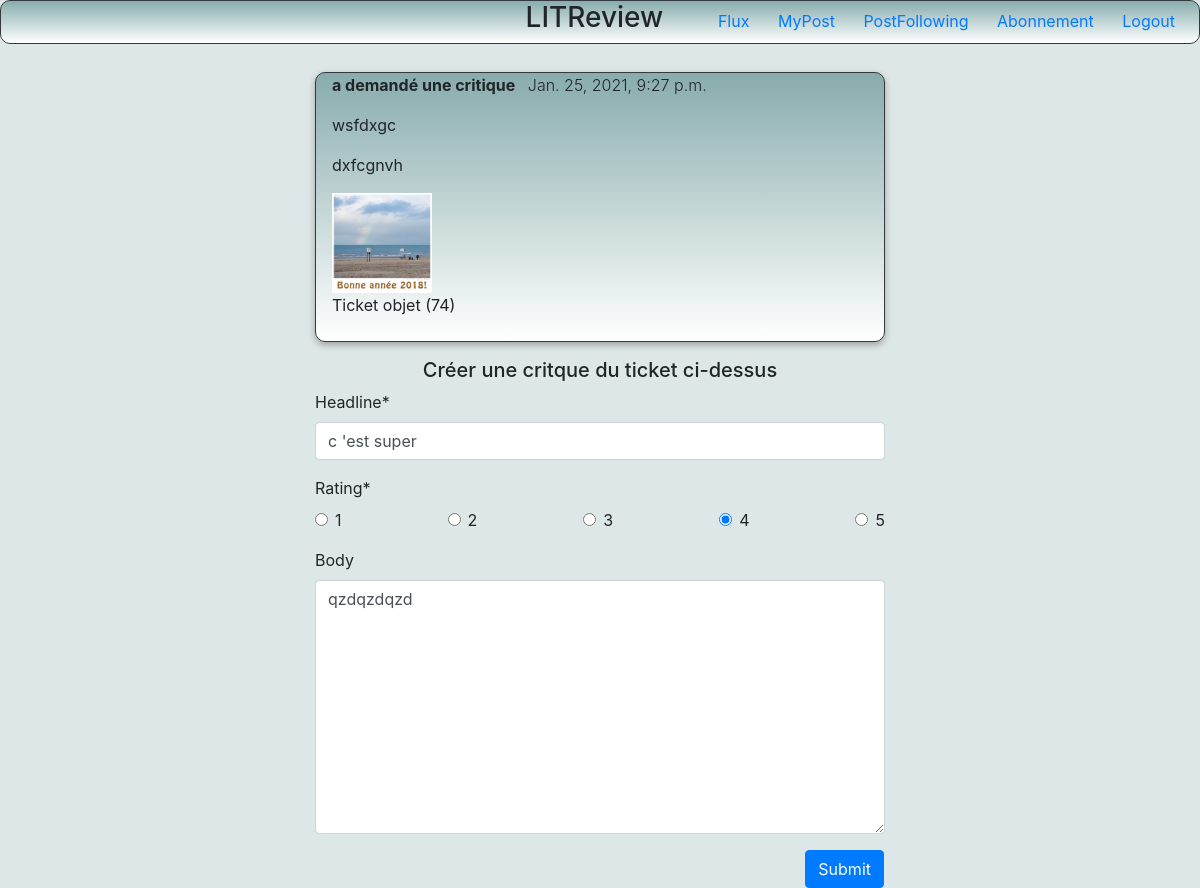
The page /review/74/74 (signed in) on the database its author committed.
### litBlog/models.py (models this page shows)
class Ticket(models.Model):
    title = models.CharField(max_length=128)
    description = models.TextField(max_length=2048, blank=True)
    image = models.ImageField(null=True, blank=True, upload_to="images/")
    time_created = models.DateTimeField(auto_now=True)
    boolean = models.BooleanField(default=False)
    user = UserForeignKey(auto_user_add=True, on_delete=models.CASCADE)

class Review(models.Model):
    headline = models.CharField(max_length=128)
    rating = models.PositiveSmallIntegerField(
        validators=[MinValueValidator(0), MaxValueValidator(5)]
    )
    body = models.TextField(max_length=8192, blank=True)
    time_created = models.DateTimeField(auto_now_add=True)
    user = UserForeignKey(auto_user_add=True, on_delete=models.CASCADE)
    ticket = models.ForeignKey(to=Ticket, on_delete=models.CASCADE)

### litBlog/views.py (the view)
# urls.py: path('review/', views.review, name='review'),
@login_required(login_url="login_blog")
def review(request, id_ticket=None, id_review=None):
    instance_ticket = get_object_or_404(Ticket, pk=id_ticket)
    instance_review = (
        get_object_or_404(Review, pk=id_review) if id_review is not None else None
    )
    if request.method == "POST":
        form = ReviewForm(request.POST, instance=instance_review)
        if form.is_valid():
            review = form.save(commit=False)
            review.ticket = instance_ticket
            review.save()
            return redirect("flux")
    else:
        form = ReviewForm(instance=instance_review)
    context = {"form": form, "ticket": instance_ticket}
    return render(request, "review.html", context)

### litBlog/form.py
class ReviewForm(forms.ModelForm):
    CHOICES = [(1, "1"), (2, "2"), (3, "3"), (4, "4"), (5, "5")]
    rating = forms.ChoiceField(
        choices=CHOICES, widget=forms.RadioSelect(attrs={"id": "test2"})
    )
    class Meta:
        model = Review
        fields = ("headline", "rating", "body")

### litBlog/templates/review.html (shortened to what this page needs)
{% extends "base_blog.html" %}
{% load crispy_forms_tags %}
{% block content %}
<div class="row d-flex justify-content-center">
    <div class="col-md-6">
        <div class="ticket_flux border border-dark mt-4 pl-3 pb-2">
            <p><span class="font-weight-bold">{{ticket.user}} a demandé une critique</span>
                <span class="font-weight-light ml-2">{{ticket.time_created}}</span>
            </p>
            <p>{{ticket.title}}</p>
            <p>{{ticket.description}}</p>
            {% if ticket.image %}
                <img src="{{ticket.image.url}}" width="100px" height="100px" alt="img" />
            {% endif %}
            <p>Ticket objet ({{ticket.id}})</p>
        </div>
        <H5 class="text-center mt-3">Créer une critque du ticket ci-dessus</H5>
        <form method="POST" >
            {{form|crispy}}
            <div class="row">
                <input class="btn btn-primary ml-auto mr-3" type="submit" value="Submit"/>
            </div>
        </form>
    </div>
</div>
{% endblock %}

### litBlog/static/css/style.css (style rules this page uses)
.ticket_flux { border-radius: 10px; box-shadow: 0 3px 7px rgba(0, 0, 0, 0.3); background: linear-gradient(#88acac, white); }
.body { background-color:#dee7e7; }
#div_id_rating div:last-child { display:flex; justify-content:space-between; }

### rows shown on the page
Ticket: time_created "Jan. 25, 2021, 9:27 p.m.", title "wsfdxgc", description "dxfcgnvh", image (picture), id "74"
Review: headline "c 'est super", rating "☐ 1 ☐ 2 ☐ 3 ☑ 4 ☐ 5", body "qzdqzdqzd"
